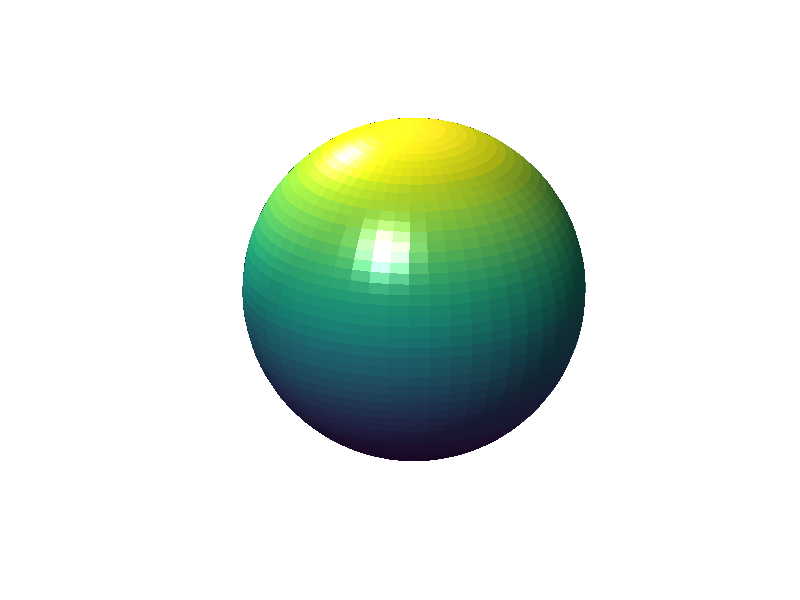

Source code (MATLAB):
% 06 32
clc
clear

sphere(50);
shading flat;
light('Position', [1, 3, 2]);
light('Position', [-3, -1, 3]);
material shiny;
axis vis3d off;
set(gcf, 'Color', [1 1 1]);
view(-45, 20);
